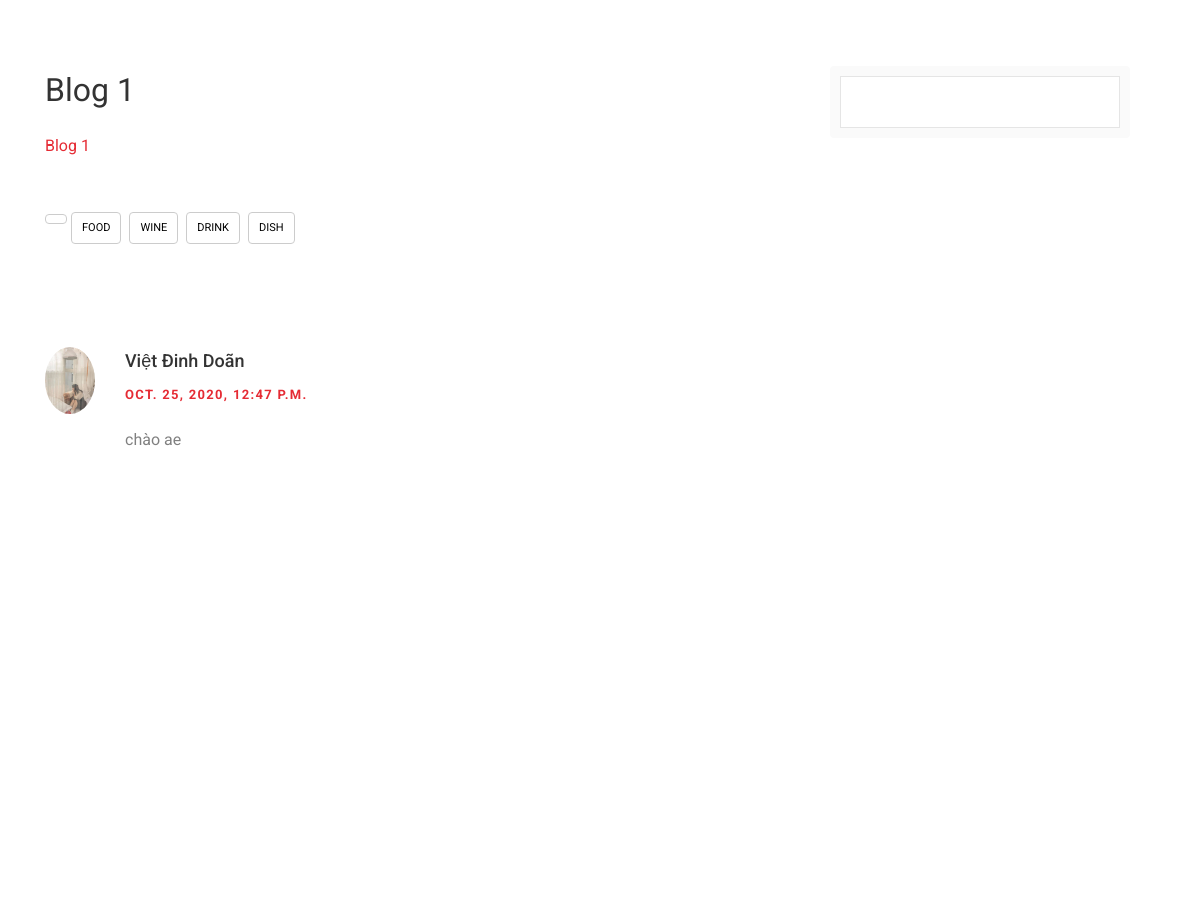
Before: /blog/2/ (middle part) with the older database file.
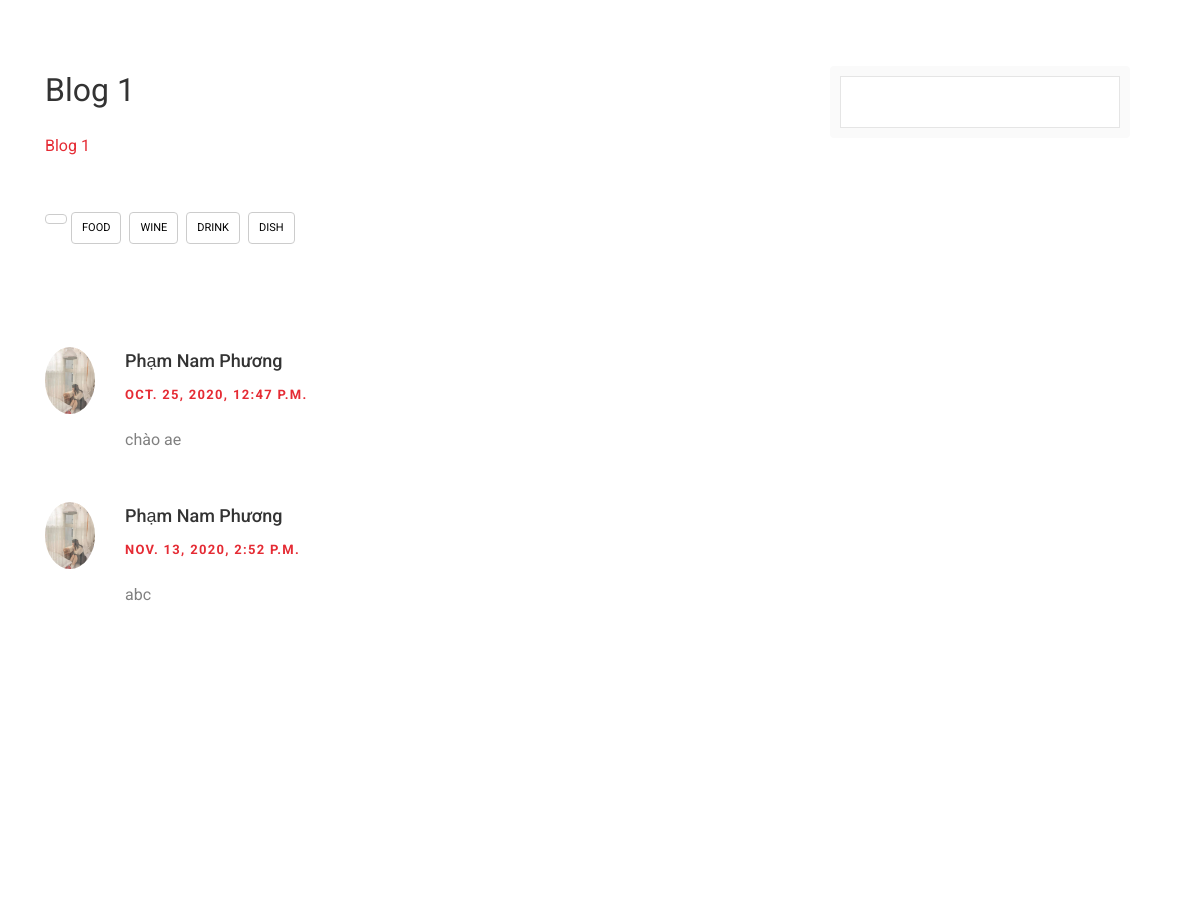
After: the same page with the newer database file.
### home/models.py (models this page shows)
class Comment(models.Model):
    post = models.ForeignKey(Blog, on_delete=models.CASCADE, related_name='comments')
    author = models.ForeignKey(User, on_delete=models.CASCADE)
    body = models.TextField()
    date = models.DateTimeField(auto_now_add=True)

class User(models.Model):
    usernameUser =models.CharField(max_length=100, unique=True)
    passwordUser = models.CharField(max_length=100)
    fullnameUser = models.CharField(max_length=100)
    dobUser = models.DateField()
    emailUser = models.CharField(max_length=100)
    addressUSer = models.CharField(max_length=100)
    phoneUser = models.CharField(max_length=12)
    avatarUser = models.ImageField(upload_to='images/users/')
    statusUser = models.BooleanField(default=True)
    def __str__(self):
        return self.fullnameUser

### home/views.py (the view)
# urls.py: path('blog/<int:pk>/', views.post, name='post'),
def post(request, pk):
    if (request.session.get('idUser') != None and request.session.get('idUser') != ''):
        idUser = request.session.get('idUser')
        post = get_object_or_404(Blog, pk=pk)
        form = CommentForm()
        if request.method == "POST":
            form = CommentForm(request.POST, author=User.objects.get(id=idUser), post=post)
            if form.is_valid():
                form.save()
                return HttpResponseRedirect(request.path)
        return render(request, "pages/blogsingle.html", {
            'user': User.objects.get(id=idUser),
            "post": post,
            "form": form,
            'BlogSingle': Blog.objects.get(id=pk)})
    else:
        post = get_object_or_404(Blog, pk=pk)
        form = CommentForm()
        if request.method == "POST":
            form = CommentForm(request.POST, author=User.objects.get(id=idUser), post=post)
            if form.is_valid():
                form.save()
                return HttpResponseRedirect(request.path)
        return render(request, "pages/blogsingle.html", {
            'user': None,
            "post": post,
            "form": form,
            'BlogSingle': Blog.objects.get(id=pk)})

### home/forms.py (shortened to what this page needs)
class CommentForm (forms.ModelForm):
    def __init__(self, *args, **kwargs):
        self.author = kwargs.pop('author', None)
        self.post = kwargs.pop('post', None)
        super().__init__(*args, **kwargs)
    class Meta:
        model = Comment
        fields = ["body"]

### home/templates/pages/blogsingle.html (shortened to what this page needs)
{% extends "pages/base.html" %}
{% load static %}
{% block content %}
<section class="hero-wrap hero-wrap-2" style="background-image: url({% static 'images/bg_5.jpg'%});" data-stellar-background-ratio="0.5">
  <div class="container">
    <div class="row no-gutters slider-text align-items-end justify-content-center">
      <div class="col-md-9 ftco-animate text-center mb-5">
        <p class="breadcrumbs"> <span class="mr-2"> <a href="/blog"> </span> </p>
      </div>
    </div>
  </div>
</section>
<section class="ftco-section ">
 <div class="container ">
  <div class="row ">
    <div class="col-lg-8 ftco-animate ">
      <h2 class="mb-3 ">{{BlogSingle.nameBlog}}</h2>
      <p>
        {{BlogSingle.contentBlog}}
      </p>
      <div class="tag-widget post-tag-container mb-5 mt-5 ">
        <div class="tagcloud">
          <a href="/menu" class="tag-cloud-link ">Food</a>
          <a href="/menu" class="tag-cloud-link ">Wine</a>
          <a href="/menu" class="tag-cloud-link ">Drink</a>
          <a href="/menu" class="tag-cloud-link ">Dish</a>
        </div>
      </div>
      <div class="pt-5 mt-5 ">
        <ul class="comment-list">
          {% for comment in post.comments.all %}
          <li class="comment">
            <div class="vcard bio">
              <img src="{{comment.author.avatarUser.url}}" alt="Image placeholder">
            </div>
            <div class="comment-body">
              <h3>{{comment.author}}</h3>
              <div class="meta mb-2">{{comment.date}}</div>
              <p>{{comment.body|linebreaks}}</p>
            </div>
          </li>
          {% endfor %}
        </ul>
      </div>
    </div>
    <div class="col-lg-4 sidebar ftco-animate ">
      <div class="sidebar-box ">
        <form action="# " class="search-form ">
          <div class="form-group ">
            <input type="text " class="form-control " placeholder="Type a keyword and hit enter ">
          </div>
        </form>
      </div>
</div>
</div>
</div>
</section>
{%endblock%}

Changed rows visible on the page:
changed through a linked row, Comment "chào ae": author "Việt Đinh Doãn" → "Phạm Nam Phương"
added Comment: author.avatarUser (picture), author "Phạm Nam Phương", date "NOV. 13, 2020, 2:52 P.M.", body "abc"
